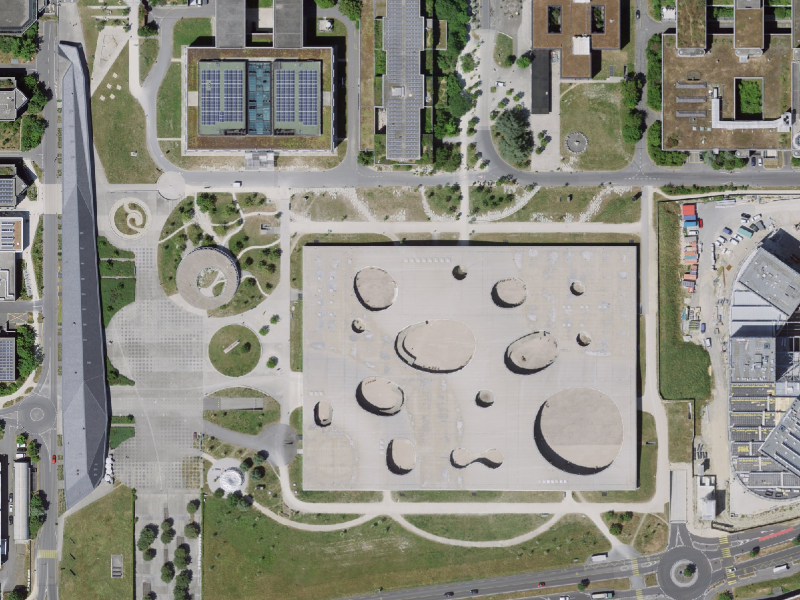
#> input picture Satellite_Visualization/tile.png, 800 x 600 px; its folder holds only this picture in this run
$ python -i pixel_features.py   (imports and definitions only)
#> lines starting #> are read from the running program, lines starting #| are printed output that depends on the picture
"""Build pixel features."""

import glob
from os import path

import cv2
import dask
import numpy as np
from dask import diagnostics
from scipy import ndimage as ndi
from skimage import color, morphology, transform
from skimage.filters import rank

from . import filters, settings, utils

__all__ = ["PixelFeaturesBuilder"]

# to convert to illumination-invariant color space
# https://www.cs.harvard.edu/~sjg/papers/cspace.pdf
B = np.array(
    [
        [0.9465229, 0.2946927, -0.1313419],
        [-0.1179179, 0.9929960, 0.007371554],
        [0.09230461, -0.04645794, 0.9946464],
    ]
)

A = np.array(
    [
        [27.07439, -22.80783, -1.806681],
        [-5.646736, -7.722125, 12.86503],
        [-4.163133, -4.579428, -4.576049],
    ]
)

# TODO: only one `NUM_CHANNELS` constant?
NUM_RGB_CHANNELS = 3
NUM_LAB_CHANNELS = 3
NUM_XYZ_CHANNELS = 3
NUM_ILL_CHANNELS = 3


class PixelFeaturesBuilder:
    """Customize how pixel features are computed."""

    def __init__(
        self,
        *,
        sigmas=None,
        num_orientations=None,
        neighborhood=None,
        min_neighborhood_range=None,
        num_neighborhoods=None,
    ):

        # preprocess technical keyword arguments
        # texture features
        if sigmas is None:
            sigmas = settings.GAUSS_SIGMAS
        self.sigmas = sigmas

        if num_orientations is None:
            num_orientations = settings.GAUSS_NUM_ORIENTATIONS
        self.num_orientations = num_orientations


        if neighborhood is None:
            if min_neighborhood_range is None:
                min_neighborhood_range = settings.ENTROPY_MIN_NEIGHBORHOOD_RANGE
            neighborhood = morphology.square(2 * min_neighborhood_range + 1)
        self.neighborhood = neighborhood
        if num_neighborhoods is None:
            num_neighborhoods = settings.ENTROPY_NUM_NEIGHBORHOODS
        self.scales = np.geomspace(
            1, 2 ** (num_neighborhoods - 1), num_neighborhoods
        ).astype(int)

        self.num_color_features = NUM_LAB_CHANNELS + NUM_ILL_CHANNELS
        self.num_texture_features = num_orientations * len(sigmas)
        self.num_entropy_features = num_neighborhoods
        self.num_pixel_features = (
            self.num_color_features
            + self.num_texture_features
            + self.num_entropy_features
        )
        # self.X = np.zeros((num_tiling_pixels, num_img_features))

    def build_features_from_arr(self, img_rgb):

        # the third component `_` is actually the number of channels in RGB, which is
        # already defined in the constant `NUM_RGB_CHANNELS`
        num_rows, num_cols, _ = img_rgb.shape
#> num_rows = 600; num_cols = 800
        num_pixels = num_rows * num_cols
#> num_pixels = 480000
        img_lab = color.rgb2lab(img_rgb)
#> img_lab: shape (600, 800, 3) float64; mean of channels 0, 1, 2 58.4, -1.5, 5.7
        img_lab_l = img_lab[:, :, 0]  # ACHTUNG: this is a view
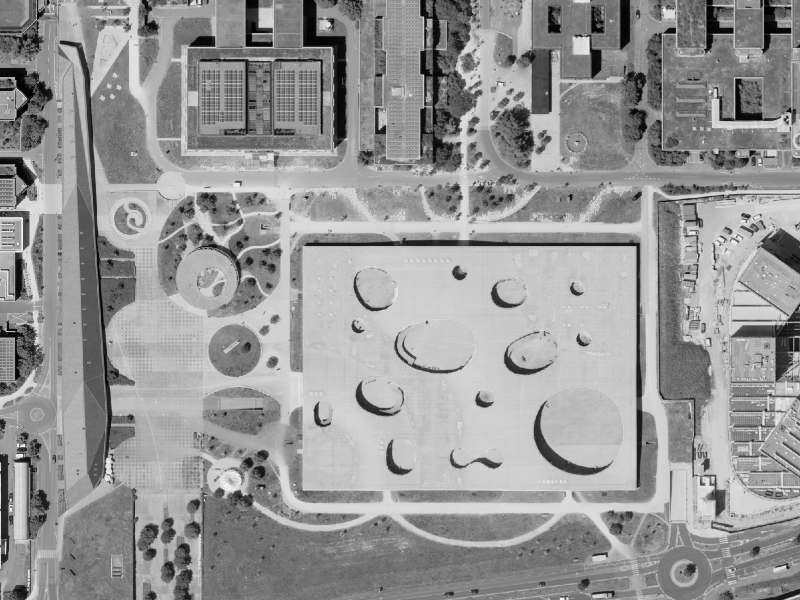
#> img_lab_l: shape (600, 800) float64; min 2.15, max 97.19, mean 58.4; drawn with min black and max white

        X = np.zeros((num_pixels, self.num_pixel_features), dtype=np.float32)

        # color features
        # tpf.compute_color_features(X_img[:, self.color_slice])
        img_lab_vec = img_lab.reshape(num_rows * num_cols, NUM_LAB_CHANNELS)
        img_xyz_vec = color.rgb2xyz(img_rgb).reshape(
            num_rows * num_cols, NUM_XYZ_CHANNELS
        )
        img_ill_vec = np.dot(
            A, np.log(np.dot(B, img_xyz_vec.transpose()) + 1)
        ).transpose()
        X[:, :NUM_LAB_CHANNELS] = img_lab_vec
        X[:, NUM_LAB_CHANNELS : NUM_LAB_CHANNELS + NUM_ILL_CHANNELS] = img_ill_vec

        # texture features
        # tpf.compute_texture_features(X_img[:, self.texture_slice],
        #                              self.sigmas, self.num_orientations)
        for i, sigma in enumerate(self.sigmas):
            base_kernel_arr = filters.get_texture_kernel(sigma)
            for j, orientation in enumerate(range(self.num_orientations)):
                # theta = orientation / num_orientations * np.pi
                theta = orientation * 180 / self.num_orientations
                oriented_kernel_arr = ndi.rotate(base_kernel_arr, theta)
                # img_filtered = ndi.convolve(img_lab_l, oriented_kernel_arr)
                img_filtered = cv2.filter2D(
                    img_lab_l, ddepth=-1, kernel=oriented_kernel_arr
                )
                img_filtered_vec = img_filtered.flatten()
                X[:, self.num_color_features + i * self.num_orientations + j] = (
                    img_filtered_vec
                )

        # entropy features
        # tpf.compute_entropy_features(X_img[:, self.entropy_slice],
        #                              self.neighborhood, self.scales)
        entropy_start = self.num_color_features + self.num_texture_features
        X[:, entropy_start] = rank.entropy(
            img_lab_l.astype(np.uint16), self.neighborhood
        ).flatten()

        for i, factor in enumerate(self.scales[1:], start=1):
            img = transform.resize(
                transform.downscale_local_mean(img_lab_l, (factor, factor)),
                img_lab_l.shape,
            ).astype(np.uint16)
            X[:, entropy_start + i] = rank.entropy(img, self.neighborhood).flatten()

        return X

    # [55 lines left out: functions build_features_from_filepath, build_features, not called in this run]

>>> import cv2
>>> picture = cv2.cvtColor(cv2.imread('tile.png'), cv2.COLOR_BGR2RGB)
#> (the run stopped early here; a loop or call above may not have finished)
